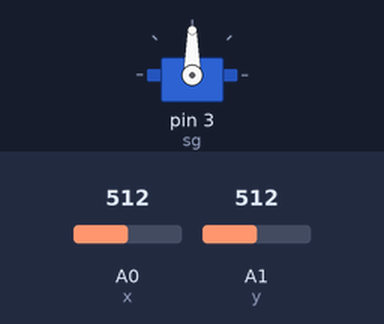
A sketch run on a simulated Arduino Uno, built with avr-gcc and run on an emulated ATmega328P. Parts: servo. The test bench sets the inputs (shaded band); at power-on: A0 (x) = 512, A1 (y) = 512.

Above: at 1.2 s.
1.3 s: A0 (x) set to 716
At 2.1 s:
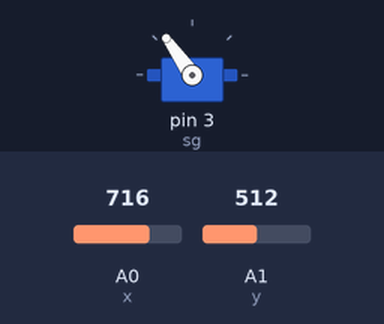
2.8 s: A0 (x) set to 900
At 3.2 s:
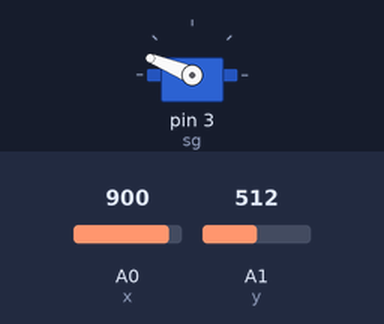
4.3 s: A0 (x) set to 1023
At 5.5 s:
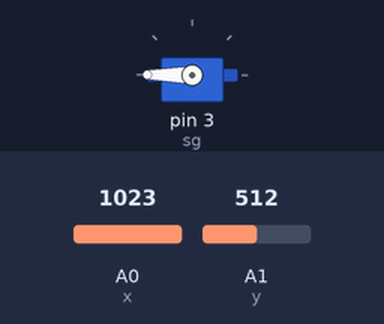
5.8 s: A0 (x) set to 306
At 6.7 s:
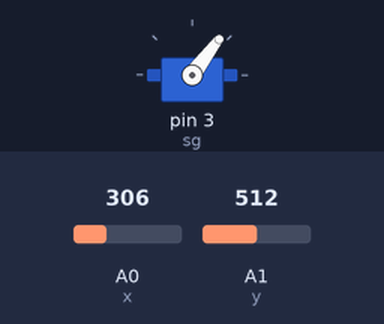
7.3 s: A0 (x) set to 122
At 7.8 s:
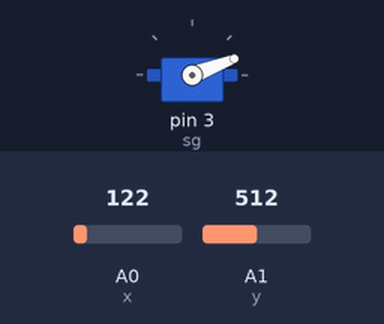
Timing chart, 0 to 9.8 s (numbered marks = the images above; inputs shaded):
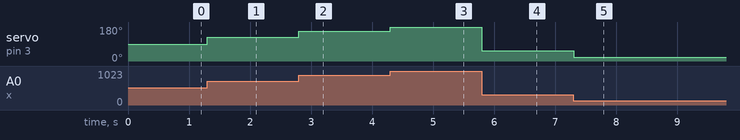

Measured:
- after the input at 1.3 s, servo on pin 3 (sg): 90° → 125° at once
- after the input at 2.8 s, servo on pin 3 (sg): 125° → 158° at once
- after the input at 4.3 s, servo on pin 3 (sg): 158° → 180° at once
- after the input at 5.8 s, servo on pin 3 (sg): 180° → 53° at once
- after the input at 7.3 s, servo on pin 3 (sg): 53° → 21° at once

The sketch:

Deneme34-Servo_Joystick.ino
```cpp
#include <Servo.h>

Servo sg;

const int x=A0;
const int y=A1;

int xstate;
int ystate;


void setup() {
  // put your setup code here, to run once:
  Serial.begin(9600);
  sg.attach(3);
}

void loop() {
  // put your main code here, to run repeatedly:
  xstate=map(analogRead(x),0,1023,0,180);
  ystate=map(analogRead(y),0,1023,0,180);
  sg.write(xstate);


  Serial.println();

}
```
